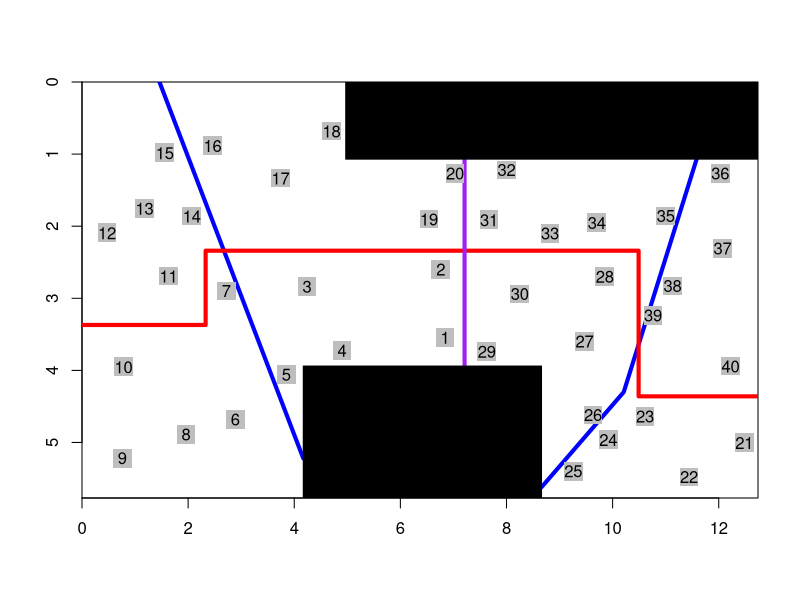

Recreate this plot in R.
setwd("/Users/nick_jourjine/Desktop/barn_map")
barriers=read.csv("newbarrierpos.csv")

plot(0,type="n",xlim=c(0,max(barriers$x)),ylim=c(max(barriers$y),0),xaxs="i",yaxs="i",
asp=-max(barriers$y)/max(barriers$x),xlab="",ylab="")
for(i in unique(barriers$name[barriers$type==1])){
	lines(barriers$x[barriers$name==i],barriers$y[barriers$name==i],lwd=4,col="blue")
}

for(i in unique(barriers$name[barriers$type==3])){
	lines(barriers$x[barriers$name==i],barriers$y[barriers$name==i],lwd=4,col="red")
}

for(i in unique(barriers$name[barriers$type==4])){
	lines(barriers$x[barriers$name==i],barriers$y[barriers$name==i],lwd=4,col="purple")
}

for(i in unique(barriers$name[barriers$type==2])){
	polygon(barriers$x[barriers$name==i],barriers$y[barriers$name==i],col="black")
}

boxes=read.csv("boxpos.csv")
boxes$x[boxes$box==39]=boxes$x[boxes$box==39]+0.1
points(y~x,data=boxes,pch=15,col="grey",cex=2.5)
text(boxes$x,boxes$y,boxes$box)
